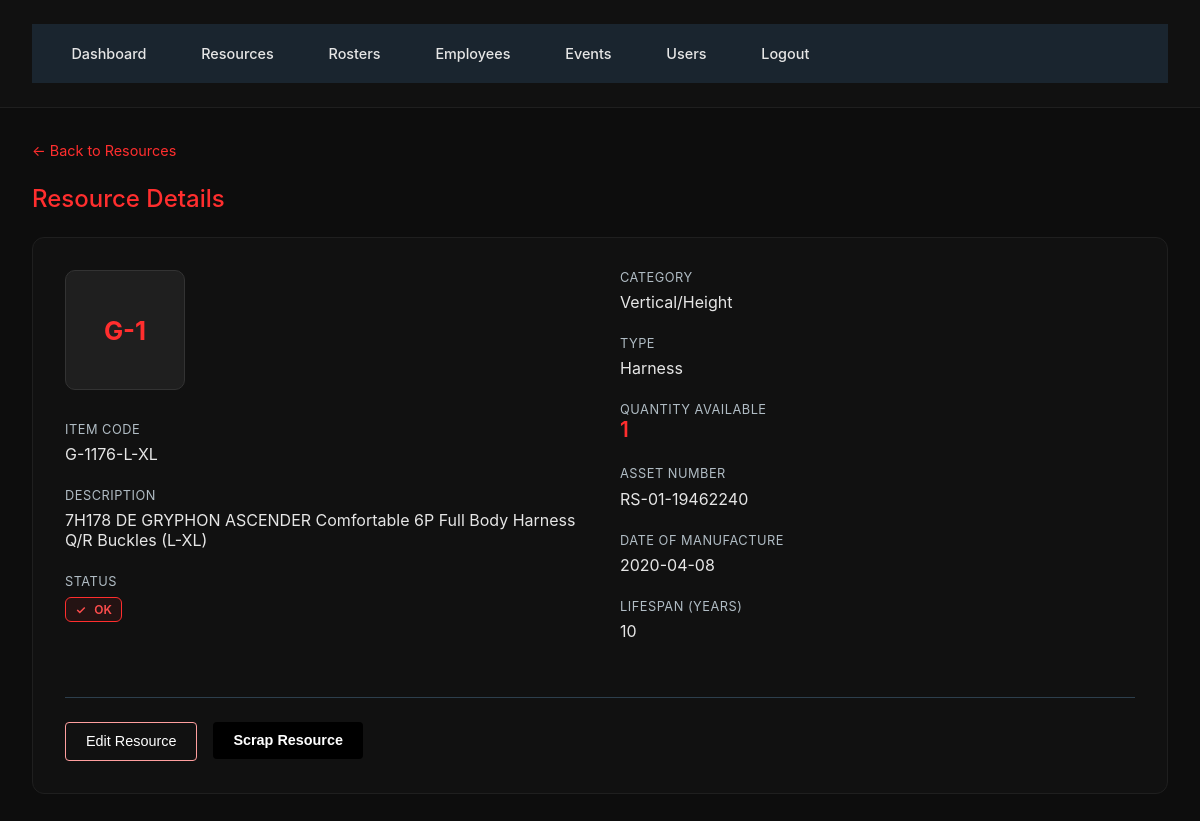
The page /resources/1 (signed in) on the database its author committed.
### Database.py (models this page shows)
class Resource(db.Model):
    id = db.Column(db.Integer, primary_key=True)
    item_code = db.Column(db.String(120), unique=True, nullable=False)
    category = db.Column(db.String(120), nullable=False)
    type = db.Column(db.String(120), nullable=False)
    description = db.Column(db.String(255))
    qty = db.Column(db.Integer, default=1)
    asset_number = db.Column(db.String(120))
    dom = db.Column(db.Date)  # Date of Manufacture
    lifespan_years = db.Column(db.Integer)

### app.py (the view)
    @app.route('/resources/<int:resource_id>')
    @login_required
    def resource_detail(resource_id):
        resource = Resource.query.get_or_404(resource_id)
        return render_template('resource_detail.html', resource=resource)

### Templates/resource_detail.html (shortened to what this page needs)
{% extends "base.html" %}
{% block content %}
<div style="margin-bottom: 1.5rem;">
  <a href="{{ url_for('resources') }}" class="back-link">← Back to Resources</a>
</div>
<div class="page-header">
  <h2 class="page-title">Resource Details</h2>
</div>
<div class="detail-wrapper">
  <div class="detail-grid">
    <div>
      <div class="detail-icon">{{ resource.item_code[:3].upper() }}</div>
      <div class="detail-block">
        <div class="detail-label">Item Code</div>
        <div class="detail-value">{{ resource.item_code }}</div>
      </div>
      <div class="detail-block">
        <div class="detail-label">Description</div>
        <div class="detail-value">{{ resource.description or 'N/A' }}</div>
      </div>
      <div class="detail-block">
        <div class="detail-label">Status</div>
        <div style="margin-top: 0.5rem;">
          <span class="status-badge">OK</span>
        </div>
      </div>
    </div>
    <div>
      <div class="detail-block">
        <div class="detail-label">Category</div>
        <div class="detail-value">{{ resource.category }}</div>
      </div>
      <div class="detail-block">
        <div class="detail-label">Type</div>
        <div class="detail-value">{{ resource.type }}</div>
      </div>
      <div class="detail-block">
        <div class="detail-label">Quantity Available</div>
        <div class="detail-value-large">{{ resource.qty }}</div>
      </div>
      <div class="detail-block">
        <div class="detail-label">Asset Number</div>
        <div class="detail-value">{{ resource.asset_number or '-' }}</div>
      </div>
      <div class="detail-block">
        <div class="detail-label">Date of Manufacture</div>
        <div class="detail-value">{{ resource.dom or '-' }}</div>
      </div>
      <div class="detail-block">
        <div class="detail-label">Lifespan (years)</div>
        <div class="detail-value">{{ resource.lifespan_years or '-' }}</div>
      </div>
    </div>
  </div>
  {% if current_user.is_admin %}
  <div class="detail-actions">
    <a href="{{ url_for('edit_resource', resource_id=resource.id) }}" style="text-decoration:none;">
      <button class="btn btn-secondary">Edit Resource</button>
    </a>
    <form method="post" action="{{ url_for('delete_resource', resource_id=resource.id) }}" style="margin:0;">
      <button type="button" class="btn btn-primary" onclick="confirmDeleteResource()">Scrap Resource</button>
    </form>
  </div>
  {% endif %}
</div>
{% endblock %}

### Static/Css/styles.css (style rules this page uses)
* { margin: 0; padding: 0; box-sizing: border-box; }
body { font-family: '72', 'SAP Sans', system-ui, sans-serif; background-color: #000000; color: #e0e0e0; }
.page-header .page-title { color: #ff9191; }
.page-header { display: flex; justify-content: space-between; align-items: center; margin-bottom: 1.5rem; }
.page-title { font-size: 1.5rem; font-weight: 500; color: #0dccff; }
.btn { padding: 0.65rem 1.25rem; border: none; border-radius: 4px; font-weight: 500; cursor: pointer; transition: all 0.2s; font-size: 0.9rem; }
.btn-primary { background: #000000; color: #ffffff; font-weight: 600; }
.btn-secondary { background: transparent; color: #ffffff; border: 1px solid #ff9f9f; }
.status-badge { display: inline-flex; align-items: center; padding: 0.35rem 0.75rem; background: rgba(76, 175, 80, 0.2); color: #4caf50; border-radius: 4px; font-size: 0.85rem; font-weight: 500; }
.status-badge::before { content: '✓'; margin-right: 0.5rem; }

### Templates/base.html (style rules this page uses)
body { background: #0d0d0d; color: #e6e6e6; font-family: "Inter", "Segoe UI", sans-serif; margin: 0; padding: 0; }

### Templates/resource_detail.html (style rules this page uses)
.page-header .page-title { color: #ff2e2e; }
.back-link { color: #ff2e2e; text-decoration: none; font-size: 0.9rem; transition: 0.2s; }
.detail-wrapper { background: #111; border: 1px solid #1f1f1f; border-radius: 12px; padding: 2rem; margin-top: 1rem; }
.detail-grid { display: grid; grid-template-columns: 1fr 1fr; gap: 2.5rem; }
.detail-block { margin-bottom: 1.5rem; }
.detail-label { color: #b0bcc4; font-size: 0.8rem; text-transform: uppercase; letter-spacing: 0.5px; }
.detail-value { margin-top: 0.45rem; font-size: 1rem; color: #e6e6e6; }
.detail-value-large { font-size: 1.3rem; font-weight: 600; color: #ff2e2e; }
.detail-icon { width: 120px; height: 120px; border-radius: 10px; background: #1f1f1f; border: 1px solid #333; display: flex; align-items: center; justify-content: center; color: #ff2e2e; font-size: 1.6rem; font-weight: 700; margin-bottom: 2rem; }
.status-badge { background: rgba(255, 46, 46, 0.08); border: 1px solid #ff2e2e; padding: 0.25rem 0.6rem; border-radius: 6px; color: #ff4d4d; font-size: 0.75rem; font-weight: 600; }
.detail-actions { margin-top: 2rem; padding-top: 1.5rem; border-top: 1px solid #2d3f4d; display: flex; gap: 1rem; }
.detail-actions .btn { width: 100%; }

### rows shown on the page
Resource: item_code "G-1", item_code "G-1176-L-XL", description "7H178 DE GRYPHON ASCENDER Comfortable 6P Full Body Harness Q/R Buckles (L-XL)", category "Vertical/Height", type "Harness", qty "1", asset_number "RS-01-19462240", dom "2020-04-08", lifespan_years "10"
